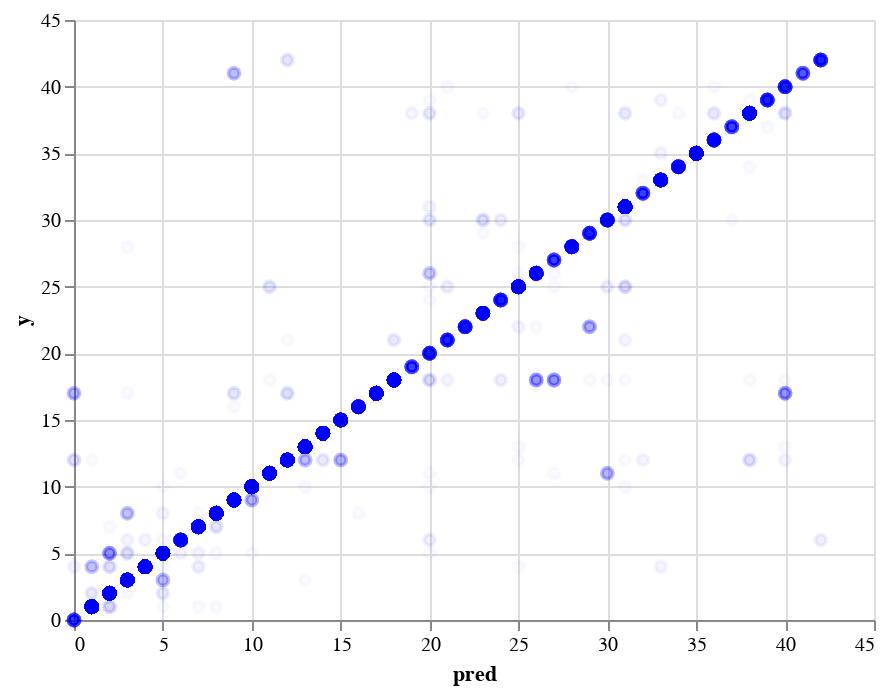

Write notebook code for a chart like this one.
### Code cell
import altair as alt

pred = pd.DataFrame(predictions, columns=['pred'])
pred['y'] = y

pred

alt.data_transformers.disable_max_rows()

alt.Chart(pred).mark_point(
    color='blue',
    opacity=0.02,
    fill='blue',
    cornerRadius=0
).encode(
    x = 'pred',
    y = 'y'
)

### Figure 1 — Vega-Lite specification as saved in the notebook (floating-point values rounded to 4 significant figures; data arrays with more than 128 entries replaced by an {"elided": "..."} marker saying what was removed)
{"config": {"view": {"continuousWidth": 400, "continuousHeight": 300}}, "data": {"name": "data-de908f344f45afa4b73cbf95629125eb"}, "mark": {"type": "point", "color": "blue", "cornerRadius": 0, "fill": "blue", "opacity": 0.02}, "encoding": {"x": {"type": "quantitative", "field": "pred"}, "y": {"type": "quantitative", "field": "y"}}, "$schema": "https://vega.github.io/schema/vega-lite/v4.8.1.json", "datasets": {"data-de908f344f45afa4b73cbf95629125eb": {"elided": "12630 records"}}}
